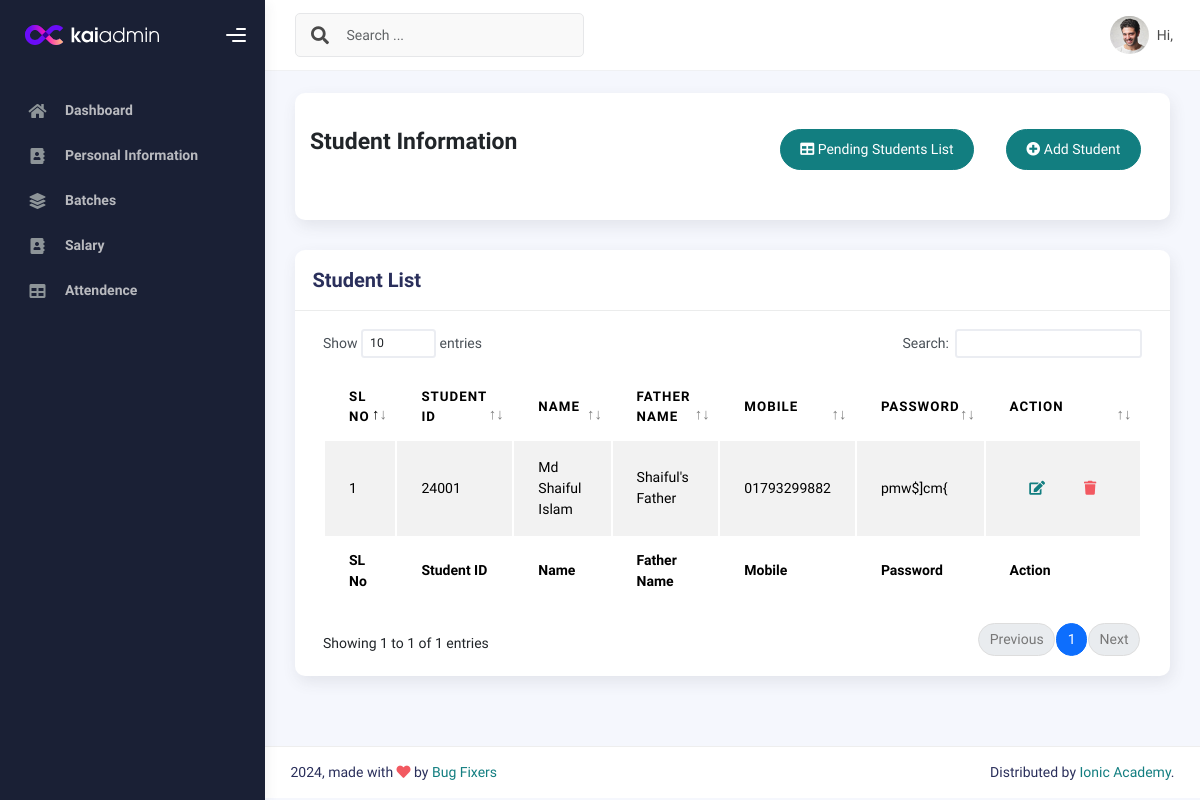
/studentList/ (signed in), run on the app's committed database.
### IMSapp/models.py (models this page shows, shortened)
class StudentModel(models.Model):
    Imsuser=models.OneToOneField(IMSUserModel,on_delete=models.CASCADE,related_name='studentinfo',null=True)
    StudentID=models.CharField(max_length=100,null=True)
    StudentName=models.CharField(max_length=100,null=True)
    StudentPhoto=models.ImageField(upload_to='studentPhoto',null=True)
    AdmissionDate=models.DateField(auto_now_add=True,null=True)
    EducationalQualification=models.CharField(max_length=100,null=True)
    LinkedInLink =models.CharField(max_length=150,null=True)
    GithubLink =models.CharField(max_length=150,null=True)
    FacebookLink =models.CharField(max_length=150,null=True)

class IMSUserModel(AbstractUser):
    USERTYPE=[
        ('Authority','Authority'),
        ('Student','Student'),
        ('Teacher','Teacher'),
        ('Staff','Staff'),
    ]
    UserType=models.CharField(choices=USERTYPE,max_length=100, null=True)

class PersonalInfoModel(models.Model):
    Imsuser=models.OneToOneField(IMSUserModel,on_delete=models.CASCADE,related_name='personalinfo',null=True)
    Password=models.CharField(max_length=100,null=True)
    FatherName=models.CharField(max_length=100,null=True)
    MotherName=models.CharField(max_length=100,null=True)
    Religion=models.CharField(max_length=100,null=True)
    DOB=models.DateField(null=True)
    GENDER=[
        ('Male','Male'),
        ('Female','Female'),
        ('Other','Other'),
    ]
    Gender=models.CharField(choices=GENDER,max_length=100,null=True)
    Mobile=models.CharField(max_length=100,null=True)
    EmergencyContact=models.CharField(max_length=100,null=True)
    PresentAddress=models.CharField(max_length=100,null=True)
    PermanentAddress=models.CharField(max_length=100,null=True)

### IMSapp/studentviews.py (the view)
# urls.py: path('studentList/',studentlist,name="studentList"),
@login_required
def studentlist(request):
    studentdata = StudentModel.objects.all()
    personaldata = PersonalInfoModel.objects.all()
    combined_data = []
    for student in studentdata:
        personal_info = personaldata.filter(Imsuser=student.Imsuser).first()
        combined_data.append({
            'student': student,
            'personal_info': personal_info
        })
    context = {
        'combined_data': combined_data,
        'studentdata': studentdata
    }
    return render(request,'students/studentlist.html',context)

### IMSapp/templates/students/studentlist.html (shortened to what this page needs)
{% extends "profilemaster/master.html" %}
{% block content %}
<div class="col-sm-12 col-md-12">
    <div class="card card-stats card-round">
        <div class="card-body">
            <div class="d-flex align-items-left align-items-md-center flex-column flex-md-row pt-2 pb-4">
                <div>
                    <h3 class="fw-bold mb-3">Student Information</h3>
                </div>
                <div class="ms-md-auto py-2 py-md-0">
                  <a href="{% url 'pendingstudentlist' %}" class="btn btn-primary btn-round m-3"><i class="fas fa-table"></i> Pending Students List</a>
                    <a href="{% url 'addstudent' %}" class="btn btn-primary btn-round m-3"><i class="fas fa-plus-circle"></i> Add Student</a>
                </div>
            </div>
        </div>
    </div>
</div>
<div class="col-md-12">
    <div class="card">
      <div class="card-header">
        <h4 class="card-title">Student List</h4>
      </div>
      <div class="card-body">
        <div class="table-responsive">
          <table id="basic-datatables" class="display table table-striped table-hover">
            <thead>
              <tr>
                <th>SL No</th>
                <th>Student ID</th>
                <th>Name</th>
                <th>Father Name</th>
                <th>Mobile</th>
                <th>Password</th>
                <th>Action</th>
              </tr>
            </thead>
            <tfoot>
              <tr>
                <th>SL No</th>
                <th>Student ID</th>
                <th>Name</th>
                <th>Father Name</th>
                <th>Mobile</th>
                <th>Password</th>
                <th>Action</th>
              </tr>
            </tfoot>
            <tbody>
              {% for i in studentdata %}
                <tr>
                  <td>{{forloop.counter}}</td>
                  <td>{{i.StudentID}}</td>
                  <td>{{i.StudentName}}</td>
                  <td>{{i.Imsuser.personalinfo.FatherName}}</td>
                  <td>{{i.Imsuser.personalinfo.Mobile}}</td>
                  <td>{{i.Imsuser.personalinfo.Password}}</td>
                  <td>
                    <div class="form-button-action">
                      <a href="{% url 'editstudent' i.id %}" class="btn btn-link btn-primary btn-md">
                        <i class="fa fa-edit"></i>
                      </a>
                      <a href="{% url 'deletestudent' i.id %}" class="btn btn-link btn-danger btn-md">
                        <i class="fa fa-trash"></i>
                      </a>
                    </div>
                  </td>
                </tr>
              {% endfor %}
            </tbody>
          </table>
        </div>
      </div>
    </div>
  </div>
{% endblock content %}

### data on the page
StudentModel: StudentID "24001", StudentName "Md Shaiful Islam", Imsuser.personalinfo.FatherName "Shaiful's Father", Imsuser.personalinfo.Mobile "01793299882", Imsuser.personalinfo.Password "pmw$]cm{"
